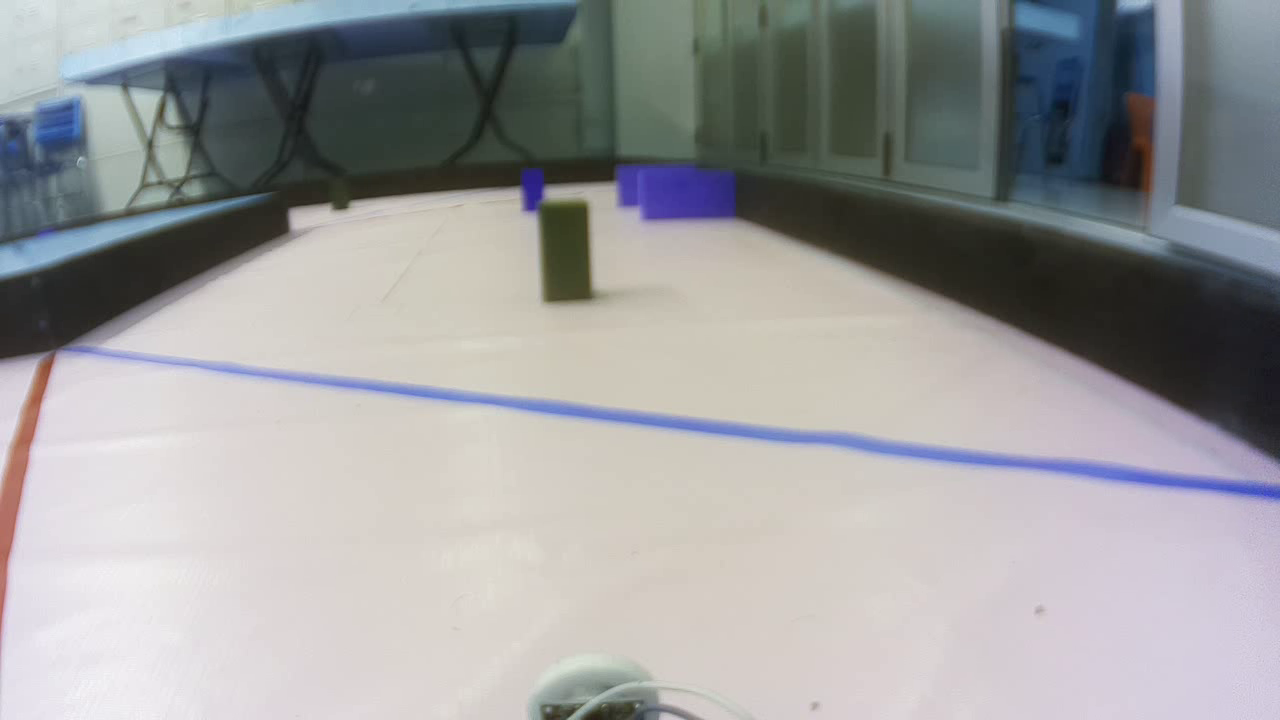
#> input picture frame 16 of src/recorded_1760447634.mp4, 1280 x 720 px, given in place of video2.mp4, which was not available
$ python detect3.py
#> lines starting #> are read from the running program, lines starting #| are printed output that depends on the picture; after the words box and inside, x2 and y2 are one past the last pixel; in counts of white or black regions, pixels touching at a corner belong together; pictures that were not available may be replaced by others from this repository, and a replacement may not be noted
import cv2
import numpy as np
import os

# --- CONFIG ---
VIDEO_PATH = "video2.mp4"  # or 0 for webcam
OBS_REGION = [85, 155, 555, 320]  # [x1, y1, x2, y2]
TARGET_SIZE = 320
SAVE_DIR = "output_images"

SKIP_FRAMES = 20

# --- SETUP ---
os.makedirs(SAVE_DIR, exist_ok=True)
cap = cv2.VideoCapture(VIDEO_PATH)
if not cap.isOpened():
    print("❌ Cannot open video")
    exit()

frame_count = 0
saved_count = 0

print("🎥 Press 's' to save, 'k' to skip 20 frames, 'q' to quit.")

while True:
    ret, frame = cap.read()
#> frame is the input picture: shape (720, 1280, 3); mean B, G, R 156.8, 156.1, 155.8
    if not ret:
        print("✅ End of video or camera feed.")
        break

    frame = cv2.resize(frame, (640, 480))
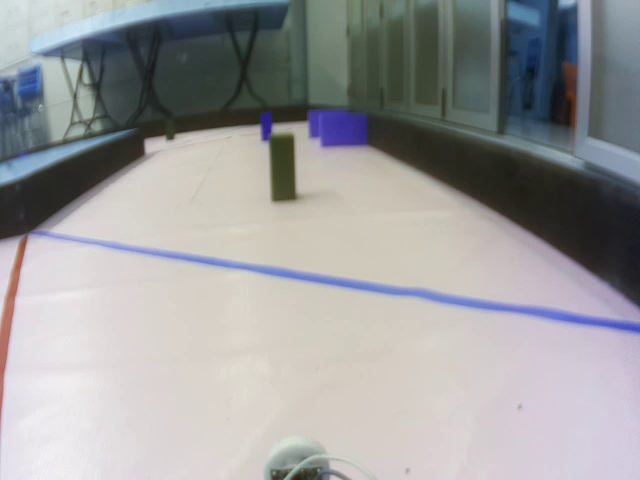
#> frame: shape (480, 640, 3); mean B, G, R 156.8, 156.1, 155.8
    roi = frame[OBS_REGION[1]:OBS_REGION[3], OBS_REGION[0]:OBS_REGION[2]]  # Crop ROI
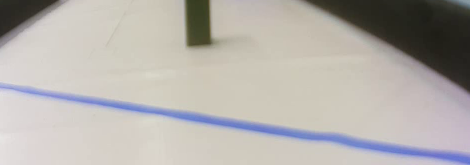
#> roi: shape (165, 470, 3); mean B, G, R 171.8, 176.1, 180.2

    # --- Convert to grayscale ---
    roi = cv2.bilateralFilter(roi, d=9, sigmaColor=75, sigmaSpace=75)
    gray = cv2.cvtColor(roi, cv2.COLOR_BGR2GRAY)
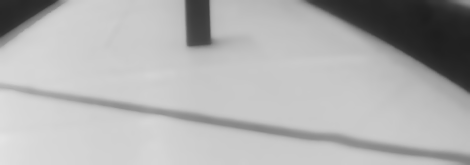
#> gray: shape (165, 470); min 30, max 228, mean 176.9
    blurred = cv2.GaussianBlur(gray, (5, 5), 0)

    # --- Edge detection ---
    edges = cv2.Canny(blurred, 50, 150)
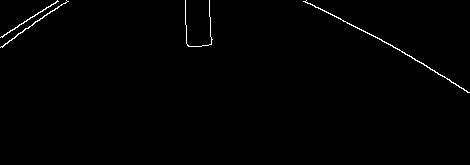
#> edges: shape (165, 470); 0.75% white in thin lines or dots, all inside (x1, y1, x2, y2) = (0, 0, 470, 93)

    # --- Invert black/white ---
    inverted = cv2.bitwise_not(edges)

    # --- Convert to BGR for display and saving ---
    edge_bgr = cv2.cvtColor(inverted, cv2.COLOR_GRAY2BGR)

    # --- Resize or pad to exactly 320x320 ---
    h, w, _ = edge_bgr.shape
#> h = 165; w = 470
    scale = min(TARGET_SIZE / w, TARGET_SIZE / h)
#> scale = 0.681
    resized = cv2.resize(edge_bgr, (int(w * scale), int(h * scale)))
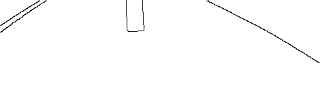
#> resized: shape (112, 320, 3); min 0, max 255, mean 253.1

    # Create white canvas
    canvas = np.ones((TARGET_SIZE, TARGET_SIZE, 3), dtype=np.uint8) * 255
    h_r, w_r, _ = resized.shape
#> h_r = 112; w_r = 320
    y_offset = (TARGET_SIZE - h_r) // 2
#> y_offset = 104
    x_offset = (TARGET_SIZE - w_r) // 2
#> x_offset = 0
    canvas[y_offset:y_offset + h_r, x_offset:x_offset + w_r] = resized
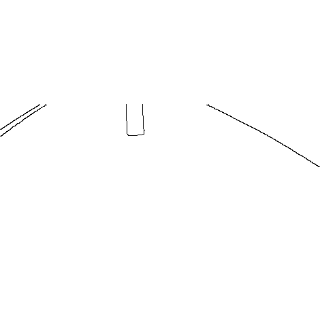
#> canvas: shape (320, 320, 3); min 0, max 255, mean 254.3

    # --- Display ---
    cv2.imshow("Edges (Inverted, 320x320)", canvas)

    key = cv2.waitKey(1) & 0xFF
#> (key q is pressed here)

    if key == ord('s'):
        filename = os.path.join(SAVE_DIR, f"frame_{saved_count:04d}.jpg")
        cv2.imwrite(filename, canvas)
        print(f"💾 Saved: {filename}")
        saved_count += 1

    elif key == ord('k'):
        for _ in range(SKIP_FRAMES):
            cap.read()
        print(f"⏭️ Skipped {SKIP_FRAMES} frames.")

    elif key == ord('q'):
        print("👋 Exiting.")
        break

    frame_count += 1

cap.release()
cv2.destroyAllWindows()

$ run again, starting later in the video
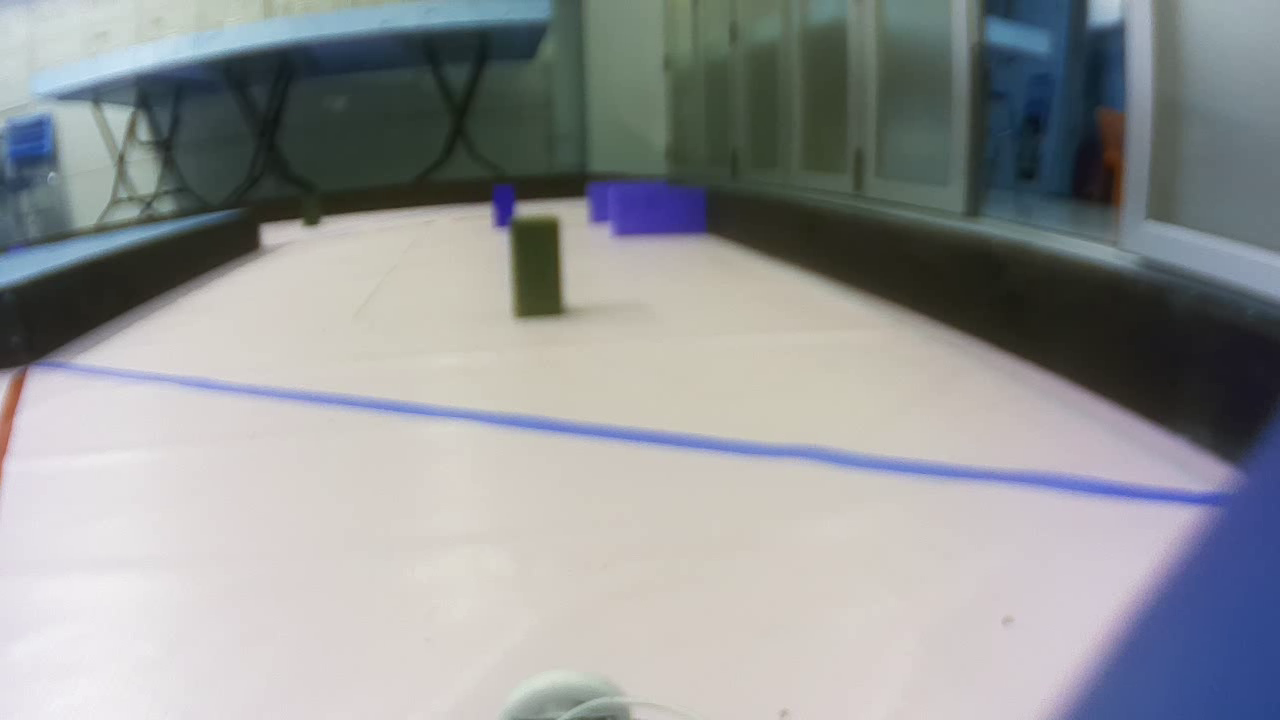
#> input picture frame 76 of src/recorded_1760447634.mp4, 1280 x 720 px, given in place of video2.mp4, which was not available
#> frame is the input picture: shape (720, 1280, 3); mean B, G, R 150.4, 149.4, 147
#> frame: shape (480, 640, 3)
#> `edges = cv2.Canny(blurred, 50, 150)`:
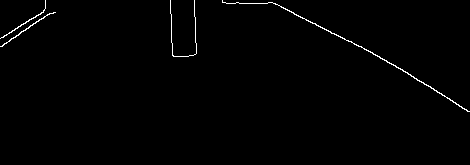
#> edges: shape (165, 470); 0.84% white in thin lines or dots, all inside (x1, y1, x2, y2) = (0, 0, 470, 112)
#> `canvas[y_offset:y_offset + h_r, x_offset:x_offset + w_r] = resized`:
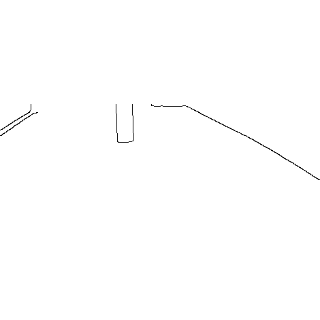
#> canvas: shape (320, 320, 3); min 0, max 255, mean 254.2

$ run again, starting later in the video
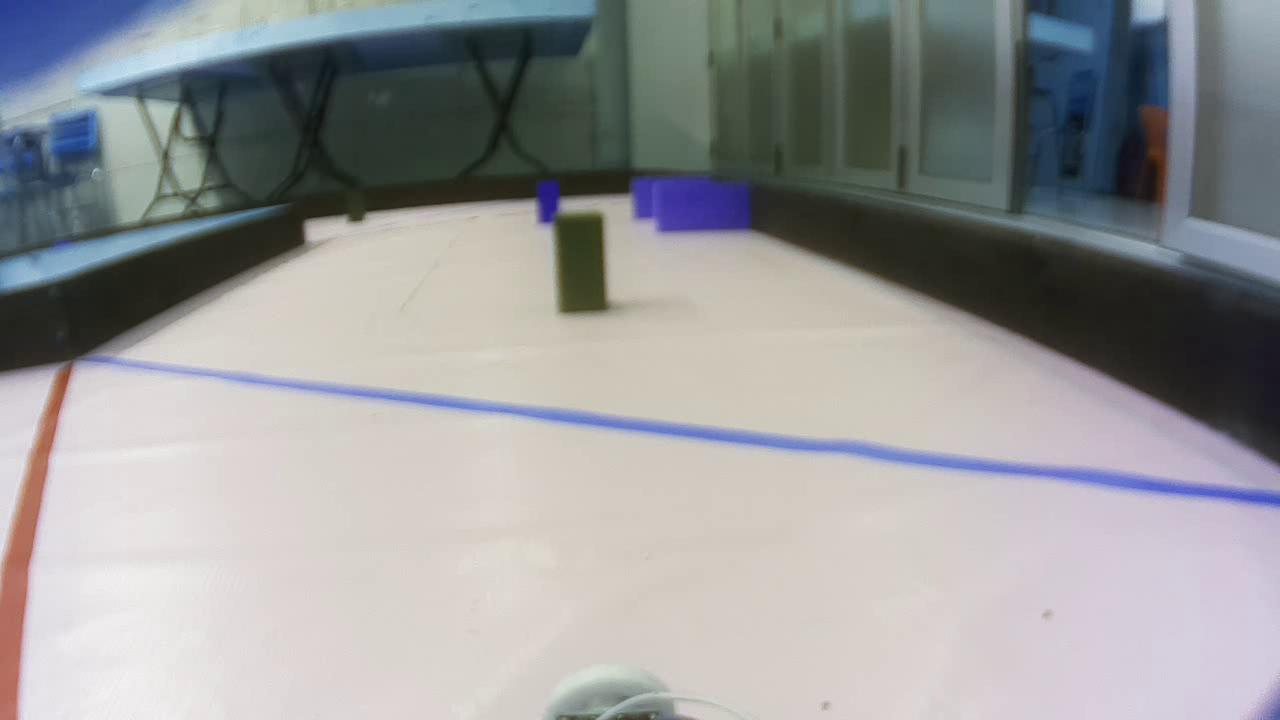
#> input picture frame 135 of src/recorded_1760447634.mp4, 1280 x 720 px, given in place of video2.mp4, which was not available
#> frame is the input picture: shape (720, 1280, 3); mean B, G, R 153.4, 152.7, 151.9
#> frame: shape (480, 640, 3)
#> `edges = cv2.Canny(blurred, 50, 150)`:
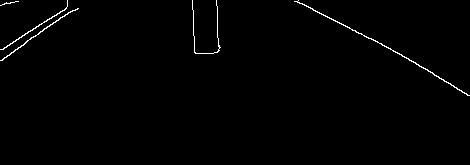
#> edges: shape (165, 470); 0.86% white in thin lines or dots, all inside (x1, y1, x2, y2) = (0, 0, 470, 96)
#> `canvas[y_offset:y_offset + h_r, x_offset:x_offset + w_r] = resized`:
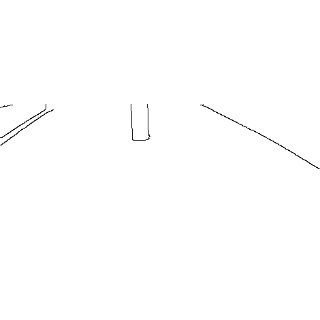
#> canvas: shape (320, 320, 3); min 0, max 255, mean 254.2
